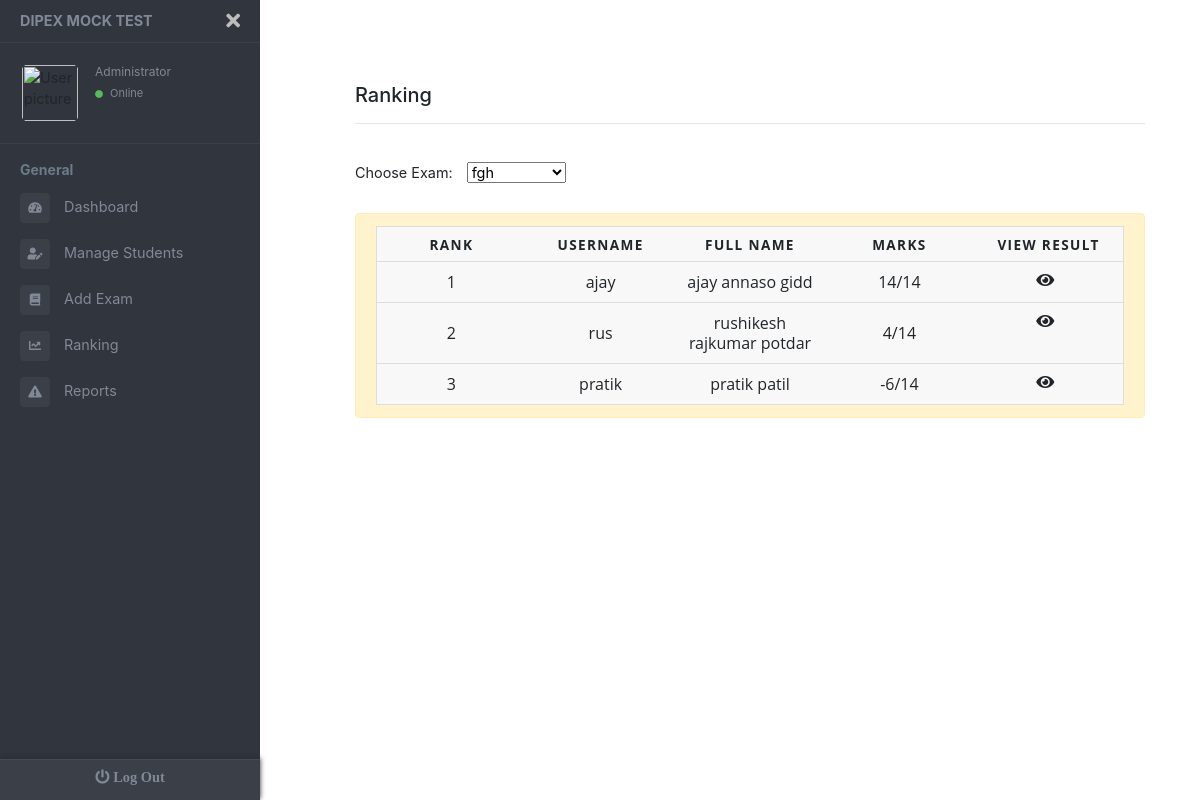
The page /welcome_admin.php?page=admin/showRank&row=1 on the database its author committed.
### tables this page shows
CREATE TABLE `rank` (
  `id` int(11) NOT NULL,
  `name` varchar(50) NOT NULL,
  `exam` varchar(50) NOT NULL,
  `score` int(11) NOT NULL,
  `total` int(11) NOT NULL
);

CREATE TABLE `students` (
  `username` varchar(20) NOT NULL,
  `name` varchar(50) NOT NULL,
  `email` varchar(50) NOT NULL,
  `contact` varchar(11) NOT NULL,
  `password` varchar(20) NOT NULL
);

CREATE TABLE `exams` (
  `id` int(11) NOT NULL,
  `name` varchar(20) NOT NULL,
  `time` int(11) NOT NULL,
  `marks` int(11) NOT NULL,
  `active` int(11) NOT NULL,
  `result` int(11) DEFAULT 0
);

### admin/showRank.php (the view, shortened to what this page needs)
<html>
    <head>
    </head>
    <body>
    <div class="form-group col-md-12">
          <br><br><h5>Ranking</h5>
          <hr><br>
          <label for="type"  style="margin-right:10px;">Choose Exam:</label>
            <select id="type" onchange="changeFunc();">
            <?php
              $index = $_GET['row'];
              $serverName = "localhost";
              $userName = "root";
              $passWord = "";
              $dbName = "gatedipex";
              $examName = "";
              $conn = mysqli_connect($serverName, $userName, $passWord, $dbName);
              $num = 1;
              $sql = "SELECT * FROM `exams`";
              $result = $conn->query($sql);
              if ($result->num_rows > 0) {
                while($row = $result->fetch_assoc()) {
                  echo "<option value='".$num."' ";
                    if($num==$index){
                      echo "selected";
                      $examName = $row['name'];
                    }
                  echo " >".$row['name']."</option>";
                  $num+=1;
                }
              }
            ?>
            </select>
          <br><br>
          <div class="alert alert-warning" role="alert">
            <table class="manageExams">
              <tr>
                <th>Rank</th>
                <th>UserName</th>
                <th>Full Name</th>
                <th>Marks</th>
                <th>View Result</th>
              </tr>
              <?php
                  $sql = "SELECT * FROM `rank` WHERE exam='".$examName."' ORDER BY score DESC ";
                  $result = $conn->query($sql);
                  $num = 1;
                  if ($result->num_rows > 0) {
                    while($row = $result->fetch_assoc()) {
                      $fullName="";
                      $sql8 = "SELECT `name` FROM `students` WHERE username='".$row['name']."'";
                      $result8 = $conn->query($sql8);
                      if ($result8->num_rows > 0) {
                        while($row8 = $result8->fetch_assoc()) {
                            $fullName = $row8['name'];
                        }
                      }
                      echo"
                      <tr>
                        <td>".$num."</td>
                        <td>".$row['name']."</td>
                        <td>".$fullName."</td>
                        <td>".$row['score']."/".$row['total']."</td>
                        <td class='fa fa-eye' style='margin-left:35%;' onclick=window.location.href='welcome_admin.php?page=viewResult&exam=".str_replace(' ', '_', $examName)."&name=".$row['name']."'></td>
                      </tr>
                      ";
                      $num+=1;
                    }
                  }
              ?>
            </table>
          </div>
        </div>
    </body>
</html>

### welcome_admin.php (shortened to what this page needs)
<html>
<head>
<link rel="stylesheet" href="https://stackpath.bootstrapcdn.com/bootstrap/4.2.1/css/bootstrap.min.css"
>
    <link rel="stylesheet" href="https://use.fontawesome.com/releases/v5.8.2/css/all.css"
>
    <link rel="stylesheet" href="//malihu.github.io/custom-scrollbar/jquery.mCustomScrollbar.min.css">
    <link rel="stylesheet" href="assets/css/welcome_admin.css">
</head>
<body>
<div class="page-wrapper chiller-theme toggled">
  <nav id="sidebar" class="sidebar-wrapper">
    <div class="sidebar-content">
      <div class="sidebar-brand">
        <a href="#">DIPEX MOCK TEST</a>
        <div id="close-sidebar">
          <i class="fas fa-times"></i>
        </div>
      </div>
      <div class="sidebar-header">
        <div class="user-pic">
          <img class="img-responsive img-rounded" src="https://raw.githubusercontent.com/azouaoui-med/pro-sidebar-template/gh-pages/src/img/user.jpg" alt="User picture">
        </div>
        <div class="user-info">
          <span class="user-role">Administrator</span>
          <span class="user-status">
            <i class="fa fa-circle"></i>
            <span>Online</span>
          </span>
        </div>
      </div>
      <div class="sidebar-menu">
        <ul>
          <li class="header-menu">
            <span>General</span>
          </li>
          <li onClick="SetActive(0);">
            <a href="#" >
              <i class="fa fa-tachometer-alt"></i>
              <span>Dashboard</span>
            </a>
          </li>
          <li onClick="SetActive(1);">
            <a href="#">
              <i class="fas fa-user-edit"></i>
              <span>Manage Students</span>
            </a>
          </li>
          <li onClick="SetActive(3);">
            <a href="#">
              <i class="fa fa-book"></i>
              <span>Add Exam</span>
            </a>
          </li>
          <li onClick="SetActive(4);">
            <a href="#">
              <i class="fa fa-chart-line"></i>
              <span>Ranking</span>
            </a>
          </li>
          <li  onClick="SetActive(5);">
            <a href="#">
              <i class="fa fa-exclamation-triangle"></i>
              <span>Reports</span>
            </a>
          </li>
        </ul>
      </div>
    </div>
    <div class="sidebar-footer">
      <a href="logout.php">
        <i class="fa fa-power-off"> Log Out</i>
      </a>
    </div>
  </nav>
  <main class="page-content">
    <div class="container">
      <?php
      if($_GET['page'] && $_GET['page']!='home'){
        $page=$_GET['page'];
        $display=$page.'.php';
        include($display);
      }
      ?>
    </div>
  </main>
</div>
</body>
</html>

### rows shown on the page
rank: name "ajay", students.name "ajay annaso gidd", score "14", total "14"
rank: name "rus", students.name "rushikesh rajkumar potdar", score "4", total "14"
rank: name "pratik", students.name "pratik patil", score "-6", total "14"

### other values the page prints
form field value "fgh"
